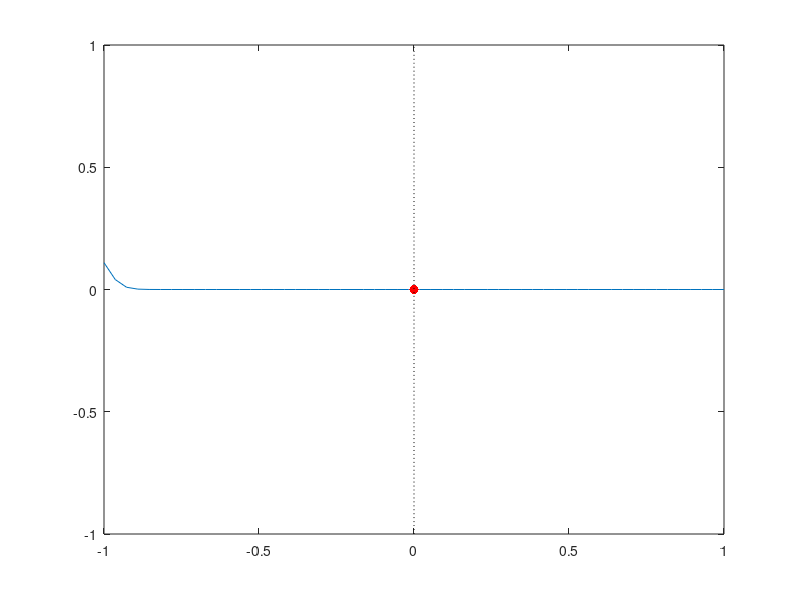

Reproduce this figure in MATLAB. (Note: this script raises an error after producing the figure.)
% In this code, we solve a 1d wave equation with a 
% jump condition at the interface.
%     u_tt =     u_xx,    xmin<=x<=0, t>=0,
%     w_tt = c^2 u_xx,    0<=x<=xmax, t>=0,
% with initial conditions
%     u(x,0) = U_0(x),  u_t(x,0) = U_1(x),   xmin<=x<=0,
%     w(x,0) = W_0(x),  w_t(x,0) = W_1(x),   0<=x<=xmax,
% and Dirichelt boundary condition at the beginning and Neumann at the end
%     u(xmin,t) = sin(8*pi*t),  w_x(xmax,t) = 0,  t>=0.
% At the interface we have a jump condition
%     u(0,t)   = w(0,t),
%     u_x(0,t) = c^2 w_x(0,t).
% Thomas Frachon, Davoud Saffar 
% 2015-12-29

function wave1d_embed
clf;

%% set the parameters
c    = 2;                 % second wave speed other than zero.
xmin = -1;                % boundary limit
xmax = 1;                 % boundary limit
N    = 56;                % grid points
h    = (xmax-xmin)/(N-1); % space step
dt   = .01;
assert(c^2*dt^2/h^2<1)
Tend =  10;                % final time
filename = sprintf('wave1d_dirichlet_c%d.gif',c*10);

x = linspace(xmin,xmax,N);
% grid points for u and w
Nu = ceil(-xmin/h);
Nw = N-Nu;
% convex parameter for the interpolation at the interface.
alpha = -x(Nu)/h;


% Initial condition
U0 = @(x) 0*ones(numel(x),1);
W0 = @(x) 0*ones(numel(x),1);
U1 = @(x) 0*ones(numel(x),1);
W1 = @(x) 0*ones(numel(x),1);

% v= [u w]';
v  = [U0(x(1:Nu)); W0(x(Nu+1:end))];
v_t= [U1(x(1:Nu)); W1(x(Nu+1:end))];


%% Build two matrices for the system Bv_tt = Av
% Build A
a10 = 1-alpha*(1-c^2);
a11 = -2+(1+alpha)*(1-c^2);
a12 = c^2;
a21 = 1;
a22 = -2+alpha*(1-c^2);
a23 = 1-alpha*(1-c^2);

e1 = ones(N,1);
A  = spdiags([e1 -2*e1 e1], -1:1, N,N)/h^2;
A(Nu,Nu-1:Nu+1) = [a10 a11 a12]/h^2;
A(Nu+1,Nu:Nu+2) = [a21 a22 a23]/h^2;

% Build B
b11 = 1-alpha*(1-c^2) + (alpha-.5)*(1-alpha);
b12 = -(alpha-.5)*(1-alpha);
b21 = alpha*(alpha-.5);
b22 = 1/c^2*(1-alpha*(1-c^2)-c^2*alpha*(alpha-.5));

e1 = ones(Nu,1);
e2 = 1/c^2*ones(Nw,1);
e = [e1; e2];
B   = spdiags(e, 0, N,N);
B(Nu,Nu:Nu+1)   = [b11 b12];
B(Nu+1,Nu:Nu+1) = [b21 b22];


%% time iterations to solve Bv_tt = Av.
% We can convert the system into two 1st order set of ODEs
% as C_1 Z_t = C_2 Z, where Z = [v v_t]'.
% Discretize this by Explicit Euler to get 
% Z^(n+1) = (I+inv(C_1)*C_2*dt*Z^n.
% or Implicit Euler to get 
% Z^(n+1) = inv(I-inv(C_1)*C_2*dt)*Z^n.


Z = [v;v_t];
C = sparse(2*N,2*N);
C(1:N,N+1:2*N)     = eye(N,N);
C(N+1:2*N,1:N)     = B\A;

T = eye(size(C))-dt*C;
T(N,end) = 0;
v = Z(1:N);
v_t = Z(N+1:end);
plot(x,v)

n = 1;i=1;
% time iteration
for t=dt:dt:Tend
    Z = Apply_BC(Z,Nu,Nw,t,h);
    Z = T\Z;
    v = Z(1:N);
    v_t = Z(N+1:end);
    if(mod(n,5)==0)
        plot(x,v)
        hold on
        plot(zeros(N,1),v(Nu),'r.','markersize',20)
        plot(zeros(N,1),linspace(-1,1,N),'k:')
        hold off
        axis([xmin xmax -1 1])
        %drawnow
        frame = getframe();
        im = frame2im(frame);
        [imind,cm] = rgb2ind(im,256);
        if i == 1; 
            imwrite(imind,cm,filename,'gif', 'Loopcount',inf);
        else
            imwrite(imind,cm,filename,'gif','WriteMode','append');
        end
        i = i + 1;
    end
    n = n + 1;
end


end

% homogeneous boundary condition
function [UD, UN] = BC(t)
    UD = sin(pi*t);
    UN = 0;
end

function Z = Apply_BC(Z,Nu,Nw,t,h)
    [UD, UN] = BC(t);
    Z(1)     = UD;
    Z(Nu+Nw) = Z(Nu+Nw-1) + h*UN;
end


